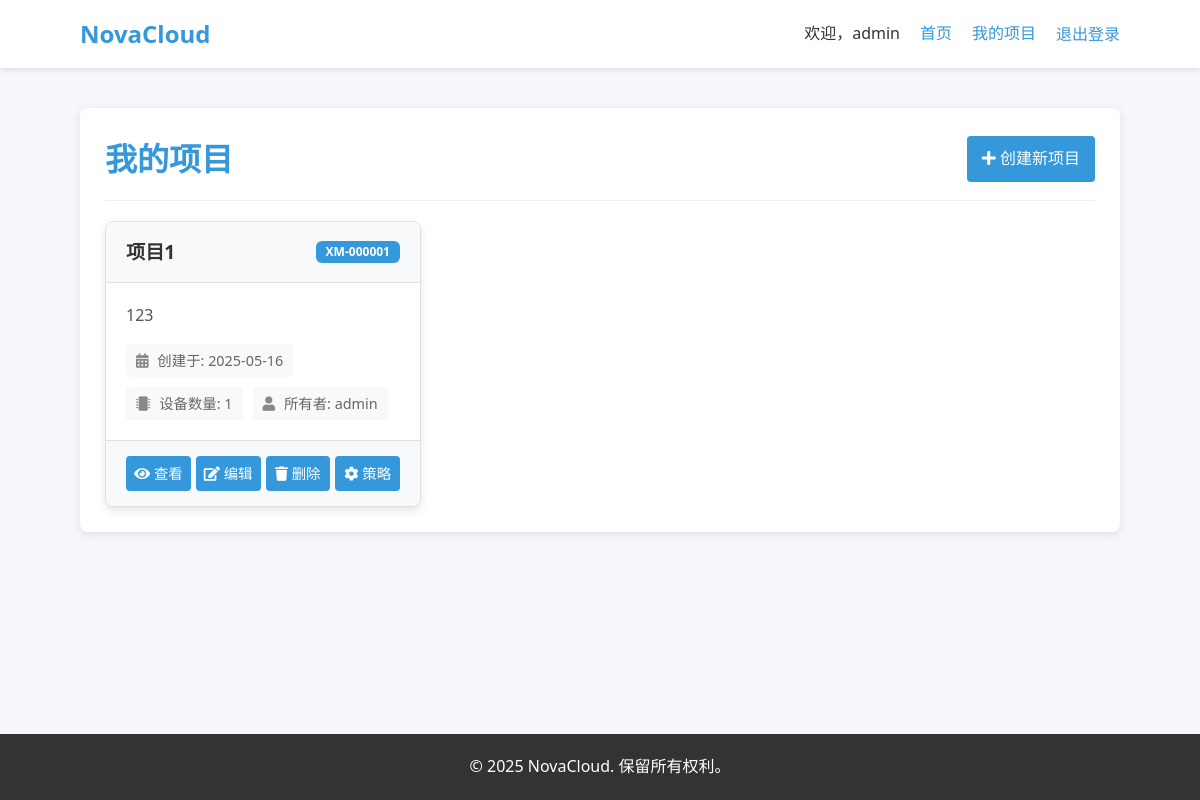
Page /projects/ (signed in) on the committed database.
### iot_devices/models.py (models this page shows, shortened)
class Project(models.Model):
    project_id = models.CharField('项目号', max_length=20, unique=True, help_text="例如：PRJ-XXXXXX")
    name = models.CharField('项目名称', max_length=100)
    description = models.TextField('项目描述', blank=True, null=True)
    owner = models.ForeignKey(settings.AUTH_USER_MODEL, on_delete=models.CASCADE, verbose_name='所有者')
    created_at = models.DateTimeField('创建时间', auto_now_add=True)
    updated_at = models.DateTimeField('更新时间', auto_now=True)
    class Meta:
        verbose_name = '项目'
        verbose_name_plural = '项目'
        ordering = ['-created_at']

### iot_devices/views.py (the view)
# urls.py: path('projects/', views.ProjectListView.as_view(), name='project_list'),
class ProjectListView(LoginRequiredMixin, ListView):
    model = Project
    template_name = 'iot_devices/project_list.html'
    context_object_name = 'projects'
    def get_queryset(self):
        return Project.objects.filter(owner=self.request.user)

### templates/iot_devices/project_list.html (shortened to what this page needs)
{% extends 'base.html' %}
{% block content %}
<div class="content-section">
    <div class="section-header">
        <h1>我的项目</h1>
        <div class="header-actions">
            <a href="{% url 'iot_devices:project_create' %}" class="btn btn-primary">
                <i class="fas fa-plus"></i> 创建新项目
            </a>
        </div>
    </div>
    {% if projects %}
        <div class="project-grid">
            {% for project in projects %}
                <div class="project-card">
                    <div class="card-header">
                        <h3>{{ project.name }}</h3>
                        <span class="badge badge-primary">{{ project.project_id }}</span>
                    </div>
                    <div class="card-body">
                        {% if project.description %}
                            <p>{{ project.description }}</p>
                        {% else %}
                            <p class="text-muted">无项目描述</p>
                        {% endif %}
                        <div class="project-meta">
                            <div class="meta-item">
                                <i class="fas fa-calendar-alt"></i> 创建于: {{ project.created_at|date:"Y-m-d" }}
                            </div>
                            <div class="meta-item">
                                <i class="fas fa-microchip"></i> 设备数量: {{ project.devices.count }}
                            </div>
                            <div class="meta-item">
                                <i class="fas fa-user"></i> 所有者: {{ project.owner.username }}
                            </div>
                        </div>
                    </div>
                    <div class="card-footer">
                        <div class="btn-group">
                            <a href="{% url 'iot_devices:project_detail' project.project_id %}" class="btn btn-info">
                                <i class="fas fa-eye"></i> 查看
                            </a>
                            <a href="{% url 'iot_devices:project_update' project.project_id %}" class="btn btn-warning">
                                <i class="fas fa-edit"></i> 编辑
                            </a>
                            <a href="{% url 'iot_devices:project_delete' project.project_id %}" class="btn btn-danger">
                                <i class="fas fa-trash"></i> 删除
                            </a>
                            <a href="{% url 'strategy_engine:strategy_list' project.project_id %}" class="btn btn-secondary">
                                <i class="fas fa-cog"></i> 策略
                            </a>
                        </div>
                    </div>
                </div>
            {% endfor %}
        </div>
    {% endif %}
</div>
{% endblock %}

### templates/base.html (shortened to what this page needs)
<!DOCTYPE html>
<html lang="zh-CN">
<head>
    {% load static %}
    <link rel="stylesheet" href="https://cdnjs.cloudflare.com/ajax/libs/font-awesome/5.15.3/css/all.min.css">
    <link rel="stylesheet" href="{% static 'css/style.css' %}">
</head>
<body>
    <header class="site-header">
        <div class="container">
            <div class="logo">
                <a href="{% url 'core:index' %}">NovaCloud</a>
            </div>
            <nav class="main-nav">
                <ul>
                    {% if user.is_authenticated %}
                        <li>欢迎，{{ user.username }}</li>
                        <li><a href="{% url 'core:index' %}">首页</a></li>
                        <li><a href="{% url 'iot_devices:project_list' %}">我的项目</a></li>
                        <li>
                            <form method="post" action="{% url 'accounts:logout' %}" class="logout-form">
                                <button type="submit" class="logout-btn">退出登录</button>
                            </form>
                        </li>
                    {% else %}
                        <li><a href="{% url 'accounts:login' %}">登录</a></li>
                        <li><a href="{% url 'accounts:register' %}">注册</a></li>
                    {% endif %}
                </ul>
            </nav>
        </div>
    </header>
    <main class="site-content">
        <div class="container">
            {% block content %}{% endblock %}
        </div>
    </main>
    <footer class="site-footer">
        <div class="container">
            <p>&copy; {% now "Y" %} NovaCloud. 保留所有权利。</p>
        </div>
    </footer>
</body>
</html>

### static/css/style.css (style rules this page uses)
:root { --primary-color: #3498db; --secondary-color: #2980b9; --accent-color: #f39c12; --bg-color: #f5f7fa; --text-color: #333; --border-color: #ddd; --success-color: #2ecc71; --error-color: #e74c3c; }
* { margin: 0; padding: 0; box-sizing: border-box; }
body { font-family: 'Segoe UI', Tahoma, Geneva, Verdana, sans-serif; line-height: 1.6; color: var(--text-color); background-color: var(--bg-color); min-height: 100vh; display: flex; flex-direction: column; }
.container { width: 90%; max-width: 1200px; margin: 0 auto; padding: 0 20px; }
a { color: var(--primary-color); text-decoration: none; transition: color 0.3s; }
.btn { display: inline-block; padding: 10px 15px; background-color: var(--primary-color); color: white; border: none; border-radius: 4px; cursor: pointer; transition: background 0.3s; }
.btn-primary { background-color: var(--primary-color); }
.site-header { background-color: white; box-shadow: 0 2px 5px rgba(0, 0, 0, 0.1); padding: 15px 0; }
.site-header .container { display: flex; justify-content: space-between; align-items: center; }
.logo a { font-size: 24px; font-weight: bold; color: var(--primary-color); }
.main-nav ul { display: flex; list-style: none; }
.main-nav li { margin-left: 20px; }
.logout-form { margin: 0; padding: 0; }
.logout-btn { background: none; border: none; color: var(--primary-color); cursor: pointer; font-size: inherit; font-family: inherit; padding: 0; text-decoration: none; transition: color 0.3s; }
.site-content { flex: 1; padding: 40px 0; }
.site-footer { background-color: #333; color: white; padding: 20px 0; text-align: center; }
.content-section { background-color: #fff; border-radius: 8px; box-shadow: 0 2px 10px rgba(0, 0, 0, 0.1); padding: 25px; margin-bottom: 30px; }
.section-header { display: flex; justify-content: space-between; align-items: center; margin-bottom: 20px; border-bottom: 1px solid #eee; padding-bottom: 15px; }
.section-header h1, .section-header h2 { margin: 0; color: var(--primary-color); }
.header-actions { display: flex; gap: 10px; }
.badge { display: inline-block; padding: 5px 10px; font-size: 0.75rem; font-weight: 700; line-height: 1; text-align: center; white-space: nowrap; vertical-align: baseline; border-radius: 0.375rem; }
.badge-primary { background-color: var(--primary-color); color: white; }

### templates/iot_devices/project_list.html (style rules this page uses)
.project-grid { display: flex; flex-wrap: wrap; gap: 20px; margin-top: 20px; }
.project-card { flex: 0 0 calc(33.333% - 14px); width: calc(33.333% - 14px); background-color: #fff; border-radius: 8px; box-shadow: 0 4px 8px rgba(0, 0, 0, 0.1); transition: transform 0.2s, box-shadow 0.2s; overflow: hidden; border: 1px solid #e0e0e0; margin-bottom: 0; }
.project-card .card-header { padding: 15px 20px; background-color: #f8f9fa; border-bottom: 1px solid #e0e0e0; display: flex; justify-content: space-between; align-items: center; }
.project-card .card-header h3 { margin: 0; font-size: 1.2rem; color: #333; white-space: nowrap; overflow: hidden; text-overflow: ellipsis; }
.project-card .card-body { padding: 20px; flex-grow: 1; }
.project-card .card-body p { margin-bottom: 15px; color: #555; }
.project-card .project-meta { display: flex; flex-wrap: wrap; gap: 10px; margin-top: 15px; }
.project-card .meta-item { padding: 5px 10px; background-color: #f8f9fa; border-radius: 4px; font-size: 0.9rem; color: #666; }
.project-card .meta-item i { margin-right: 5px; color: #888; }
.project-card .card-footer { padding: 15px 20px; border-top: 1px solid #e0e0e0; background-color: #f8f9fa; }
.project-card .btn-group { display: flex; flex-wrap: wrap; gap: 5px; }
.project-card .btn-group .btn { flex: 1; text-align: center; padding: 6px 8px; font-size: 0.9rem; }

### rows in the picture
Project: name "项目1", project_id "XM-000001", description "123", created_at "2025-05-16", devices.count "1", owner.username "admin"

### other values in the picture
{{ user.username }} "admin"
